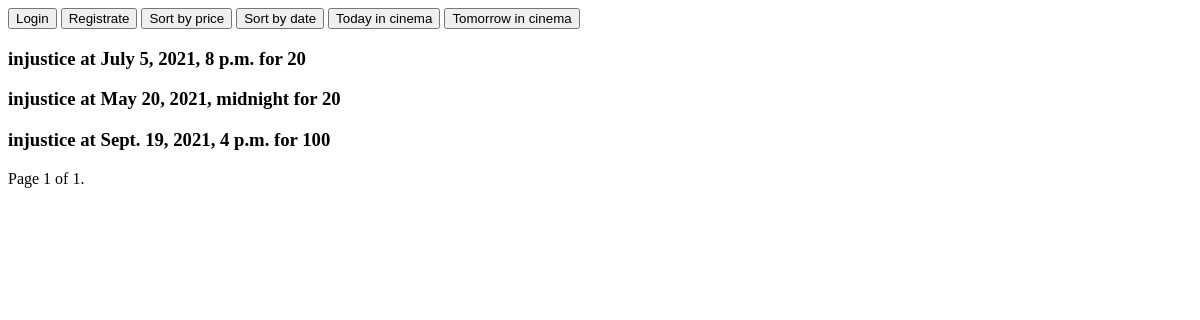
The app's page /, older data.
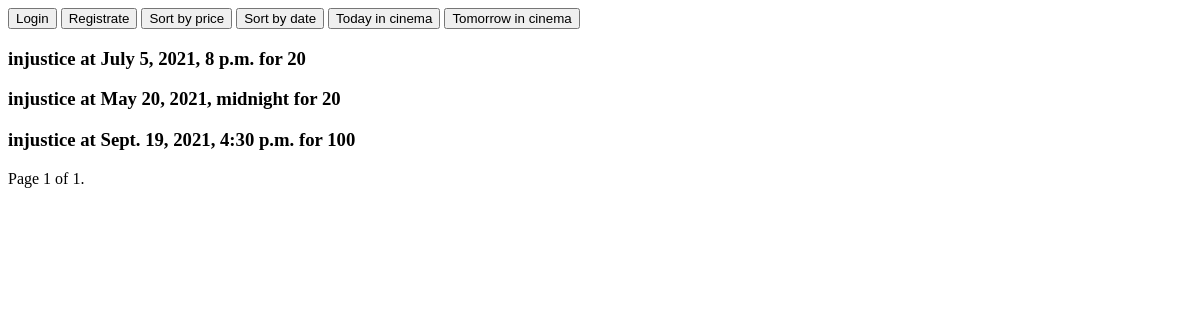
The same page, newer data.
### some/models.py (models this page shows, shortened)
class Show(models.Model):
    place = models.ForeignKey('Place', on_delete=models.CASCADE, related_name='shows', related_query_name='shows')
    film = models.ForeignKey('Film', on_delete=models.CASCADE, related_query_name='shows', related_name='shows')
    show_time_start = models.DateTimeField(default=now)
    show_time_end = models.DateTimeField(default=now)
    busy = models.PositiveSmallIntegerField(default=0)
    price = models.PositiveSmallIntegerField()

class Film(models.Model):
    name = models.CharField(max_length=100, unique=True)
    begin = models.DateField()
    end = models.DateField()

### some/views.py (the view)
# urls.py: path('', ShowList.as_view(), name='main'),
class ShowList(ListView):
    http_method_names = ['get']
    model = Show
    template_name = 'shows.html'
    paginate_by = 5
    def get_context_data(self, *, object_list=None, **kwargs):
        return super().get_context_data(page_name='shows')
    def get_ordering(self):
        param_order = self.request.GET.get('sort')
        if param_order == 'price':
            self.ordering = ['price']
        elif param_order == 'date':
            self.ordering = ['show_time_start']
        return self.ordering
    def get_queryset(self):
        queryset = super().get_queryset()
        param_date = self.request.GET.get('date')
        now = timezone.now()
        if param_date:
            param_date = param_date.strip()
            next_day = timezone.now().date() + datetime.timedelta(days=1)
            if param_date == 'today':
                queryset = queryset.filter(show_time_start__gt=now)\
                    .filter(show_time_end__lt=next_day)
            elif param_date == 'tomorrow':
                very_next_day = next_day + datetime.timedelta(days=1)
                queryset = queryset.filter(show_time_start__gt=next_day) \
                    .filter(show_time_end__lt=very_next_day)
        else:
            queryset = queryset.filter(show_time_start__gt=now)
        return queryset

### templates/shows.html (shortened to what this page needs)
{% extends 'base.html' %}
{% block info %}
    <a href="{% url 'main' %}?sort=price{% if request.GET.date %}&date={{ request.GET.date }}{% endif %}
    {% if page_obj.number != 1 %}&page={{ page_obj.number }}{% endif %}">
        <button>Sort by price</button></a>
    <a href="{% url 'main' %}?sort=date{% if request.GET.date %}&date={{ request.GET.date }}{% endif %}
    {% if page_obj.number != 1 %}&page={{ page_obj.number }}{% endif %}">
        <button>Sort by date</button></a>
    <a href="{% url 'main' %}?date=today{% if request.GET.sort %}&sort={{ request.GET.sort }}{% endif %}
    {% if page_obj.number != 1 %}&page={{ page_obj.number }}{% endif %}">
        <button>Today in cinema</button></a>
    <a href="{% url 'main' %}?date=tomorrow{% if request.GET.sort %}&sort={{ request.GET.sort }}{% endif %}
    {% if page_obj.number != 1 %}&page={{ page_obj.number }}{% endif %}">
        <button>Tomorrow in cinema</button></a>
    {% for object in object_list %}
        <form method="post" action="{% url 'order' %}">
            <h3>{{ object.film.name }} at {{ object.show_time_start }} for {{ object.price }}</h3>
        </form>
    {% endfor %}
    <div class="pagination">
        <span class="step-links">
            <span class="current">
                Page {{ page_obj.number }} of {{ page_obj.paginator.num_pages }}.
            </span>
        </span>
    </div>
{% endblock %}

Row changes from the older to the newer data that the page shows:
changed Show: show_time_start "Sept. 19, 2021, 4 p.m." → "Sept. 19, 2021, 4:30 p.m."
